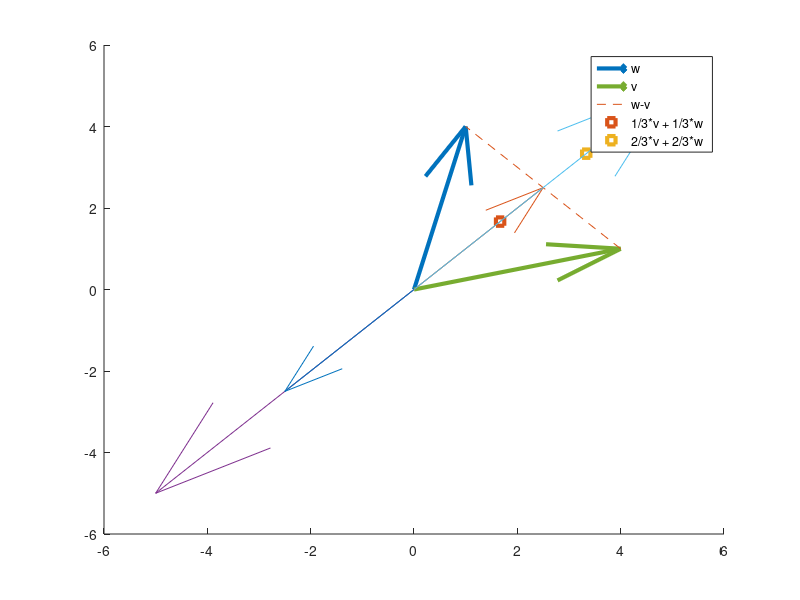

Recreate this plot in MATLAB.
% Plotting for Introduction to Linear Algebra, 4th edition
% author : Wesley Mesquita (wesleymesquita@gmail.com) 

%Exercise 17 :
% By the proportions showed in figure 1.5 a, lets assume w = [1 4]'
% and v = [4 1]'

w = [1 4]';
v = [4 1]';

hold on
%plot w
quiver(0,0, w(1), w(2), 0, 'LineWidth', 3);

%plot v
quiver(0,0,v(1), v(2), 0, 'LineWidth', 3);

%plot the dashed line (w-v) from v
line([v(1) w(1)], [v(2), w(2)], 'LineStyle', '--');

p = 1/3*v + 1/3*w;
plot(p(1), p(2), "s", 'LineWidth', 3);
p = 2/3*v + 2/3*w;
plot(p(1), p(2), "s", 'LineWidth', 3);

for c = -1:0.5:1
   z = c*v + c*w;
   quiver(0,0,z(1), z(2),0);    
end

legend("w", "v", "w-v", "1/3*v + 1/3*w", "2/3*v + 2/3*w"); 

hold off